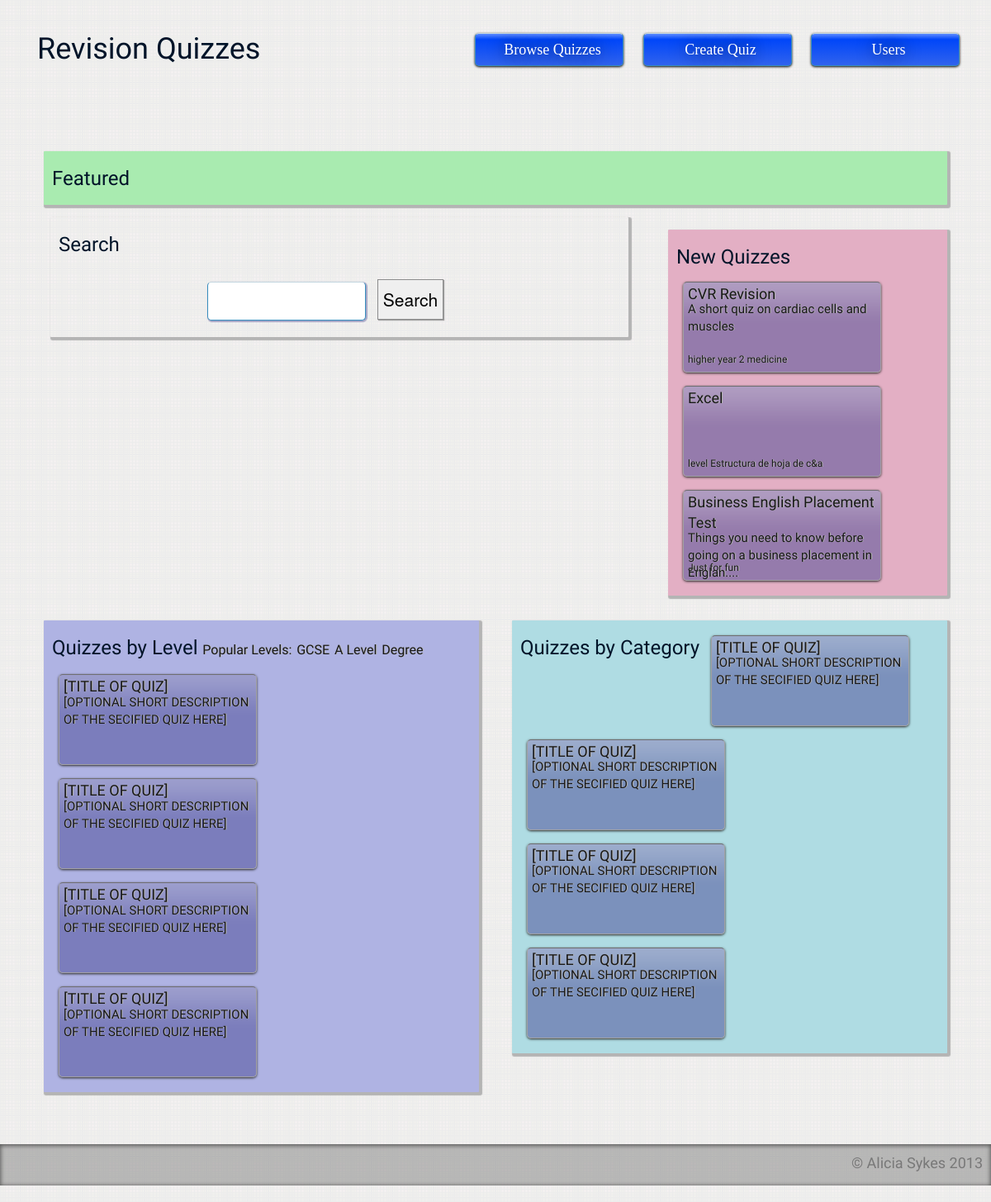
The app's page /index2.php with its own data.
### tables this page shows
CREATE TABLE IF NOT EXISTS `quizzes` (
  `ID` int(5) NOT NULL AUTO_INCREMENT COMMENT 'Unique ID of Quiz',
  `Name` varchar(10000) NOT NULL COMMENT 'Descriptive Text',
  `Description` varchar(200) NOT NULL,
  `Level` varchar(25) NOT NULL,
  `Subject` varchar(25) NOT NULL,
  `takes` int(5) NOT NULL DEFAULT '0' COMMENT 'The number of times a quiz has be taken',
  `creator` varchar(100) NOT NULL,
  `tarTime` int(11) NOT NULL,
  `timeLimit` time NOT NULL,
  `passMark` int(3) NOT NULL,
  `jumpOrder` varchar(5) NOT NULL DEFAULT 'false',
  `privacy` varchar(7) NOT NULL DEFAULT 'public',
  PRIMARY KEY (`ID`)
);

### php/Quiz.class.php (called while the page is built, shortened)
<?php
class Quiz {
    private $id;
    private $name;
    private $description;
    private $level;
    private $subject;
    public function setId($id){
        $this->id = $id;
    }
    public function getId(){
        return $this->id;
    }
    public function setLevel($level){
        $this->level = $level;
    }
    public function getLevel(){
        return $this->level;
    }
    public function setName($name){
        $this->name = $name;
    }
    public function getName(){
        return $this->name;
    }
    public function setSubject($subject){
        $this->subject = $subject;
    }
    public function getSubject(){
        return $this->subject;
    }
    public function setDescription($description)
    {
        $this->description = $description;
    }
    public function getDescription()
    {
        return $this->description;
    }
}

### php/Db.class.php (called while the page is built, shortened)
<?php
class Db {
    function query($query){
        $result = mysql_query($query);
        $returnResult = array();
        while( $row = mysql_fetch_assoc( $result)){
            $returnResult[] = $row;
        }
        return $returnResult;
    }
}

### php/Fetch.class.php (called while the page is built, shortened)
<?php
class Fetch {
    private $db;
    function __construct( ){
        $this->db = new Db();
        $this->db->connect();
    }
    function fetchRecentQuizzes($limit=20){
        $data = $this->db->query("SELECT * FROM  quizzes ORDER BY ID DESC LIMIT $limit");
        $result = $this->makeQuizObjectsArr($data);
        return $result;
    }
    function makeQuizObjectsArr($data){
        include_once $_SERVER['DOCUMENT_ROOT']."/php/Quiz.class.php";
        $numQuizzes = count($data);
        $results = array();
        for($i=0; $i<$numQuizzes; $i++){
            $results[$i] = new Quiz();
            $results[$i]->setId($data[$i]['ID']);
            $results[$i]->setName($data[$i]['Name']!=null ?  $data[$i]['Name'] : 'Untitled');
            $results[$i]->setDescription($data[$i]['Description']);;
            $results[$i]->setLevel($data[$i]['Level']);
            $results[$i]->setSubject($data[$i]['Subject']);
            $results[$i]->setSubCategory($data[$i]['subCat']);
            $results[$i]->setTakes($data[$i]['takes']);
            $results[$i]->setCreator($data[$i]['creator']);
            $results[$i]->setTargetTime($data[$i]['tarTime']);
            $results[$i]->setTimeLimit($data[$i]['timeLimit']);
            $results[$i]->setPassMark($data[$i]['passMark']);
            $results[$i]->setPrivacy($data[$i]['privacy']);
            $results[$i]->setQuestions($this->makeQuestionObjectsArr($data[0]['ID']));
        }
        return $results;
    }
    function makeQuestionObjectsArr($quizId){
        $data = $this->db->query("SELECT * FROM questions WHERE quiz_ID = $quizId");
        $numQuestions = count($data);
        $results = array();
        for($i=0; $i<$numQuestions; $i++){
            $results[$i] = new Question();
            $results[$i]->setId($data[$i]['ID']);
            $results[$i]->setQn($data[$i]['QuestionNumber']);
            $results[$i]->setQuestion($data[$i]['Question']);
            $results[$i]->setType($data[$i]['Type']);
            $results[$i]->setNotes($data[$i]['Notes']);
            $results[$i]->setImage($data[$i]['Image']);
            $results[$i]->setExp($data[$i]['Explanation']);
            $results[$i]->setAnswers($this->makeAnswerObjectArr($data[$i]['ID']));
        }
        return $results;
    }
    function makeAnswerObjectArr($questionId){
        $data = $this->db->query("SELECT * FROM answers WHERE question_ID = $questionId");
        $numAnswers = count($data);
        $results = array();
        for($i=0; $i<$numAnswers; $i++){
            $results[$i] = new Answer();
            $results[$i]->setId($data[$i]['ID']);
            $results[$i]->setNumCor($data[$i]['NumCorr']);
            $results[$i]->setAnswer($data[$i]['Answer']);
            $results[$i]->setCorrect($data[$i]['CorrectAnswer']);
            $results[$i]->setShortAnswer($data[$i]['shortAnswer']);
            $results[$i]->setRightWords($data[$i]['rightWords']);
            $results[$i]->setWrongWords($data[$i]['wrongWords']);
        }
        return $results;
    }
}

### index2.php (the view, shortened to what this page needs)
<?php
include_once $_SERVER['DOCUMENT_ROOT']."/php/Db.class.php";
$db = new Db();
$db->connect();
include_once $_SERVER['DOCUMENT_ROOT']."/php/Fetch.class.php";
$fq = new Fetch();
$recentQuizzes = $fq->fetchRecentQuizzes(3);
?>
<!DOCTYPE html>
<html>
<head>
    <link href="css/bootstrap.min.css" rel="stylesheet">
    <link href="css/styles.css" rel="stylesheet">
</head>
<body>
<nav class="navbar navbar-default top-navbar" role="navigation">
    <div class="navbar-logo">
        <h1>Revision Quizzes</h1>
    </div>
    <div class="navbar-items">
        <ul>
            <li>
                <a href="#">
                    <div class="navbar-entry">
                        <p class="navbar-txt">Browse Quizzes</p>
                    </div>
                </a>
            </li>
            <li>
                <a href="#">
                    <div class="navbar-entry">
                        <p class="navbar-txt">Create Quiz</p>
                    </div>
                </a>
            </li>
            <li>
                <a href="#">
                    <div class="navbar-entry">
                        <p class="navbar-txt">Users</p>
                    </div>
                </a>
            </li>
        </ul>
    </div>
</nav>
<div class="main-content jumbotron">
    <div class="row">
        <div class="col-md-12">
            <div class="featured-wrap sec">
                <h3>Featured</h3>
            </div>
        </div>
    </div>
    <div class="row">
        <div class="col-md-8">
            <div class="search-wrap sec ">
                <h3>Search</h3>
                <div class="src-container">
                    <form action="search.php" method="get">
                        <input type="text" name="txtSearch" class="src-box"/>
                        <button type="submit" class="src-button">Search</button>
                    </form>
                </div>
            </div>
        </div>
        <div class="col-md-4">
            <div class="latest-wrap sec">
                <h3>New Quizzes</h3>
                <div class="qt-container">
                    <?php foreach ($recentQuizzes as &$quiz) { ?>
                        <a href="<?php echo "start-quiz.php?id=".$quiz->getId()?>">
                            <div class="qt-tile" title="<?php echo $quiz->getName()."\r\n".$quiz->getDescription(); ?>">
                                <p class="qt-title"><?php echo substr($quiz->getName(),0,60);
                                    echo (strlen($quiz->getName()) >60?"....":""); ?></p>
                                <p class="qt-description"><?php echo substr($quiz->getDescription(),0,70);
                                    echo (strlen($quiz->getDescription()) >70?"....":"");?></p>
                                <div class="qt-firstDetails">
                                    <p class="qt-level-subject"><?php echo $quiz->getLevel()." ".$quiz->getSubject(); ?></p>
                                </div>
                            </div>
                        </a>
                    <?php } ?>
                </div>
            </div>
        </div>
    </div>
    <div class="row">
        <div class="col-md-6">
            <div class="bylevel-wrap sec">
                <h3 clas="byLevelTitle">Quizzes by Level</h3>
                <p class="bylevelOpp">Popular Levels:</p>
                <p class="bylevelOpp">GCSE</p>
                <p class="bylevelOpp">A Level</p>
                <p class="bylevelOpp">Degree</p>
                <br />
                <a href="#">
                    <div class="qt-tile">
                        <p class="qt-title">[TITLE OF QUIZ]</p>
                        <p class="qt-description">[OPTIONAL SHORT DESCRIPTION OF THE SECIFIED QUIZ HERE]</p>
                    </div>
                </a>
                <a href="#">
                    <div class="qt-tile">
                        <p class="qt-title">[TITLE OF QUIZ]</p>
                        <p class="qt-description">[OPTIONAL SHORT DESCRIPTION OF THE SECIFIED QUIZ HERE]</p>
                    </div>
                </a>
                <a href="#">
                    <div class="qt-tile">
                        <p class="qt-title">[TITLE OF QUIZ]</p>
                        <p class="qt-description">[OPTIONAL SHORT DESCRIPTION OF THE SECIFIED QUIZ HERE]</p>
                    </div>
                </a>
                <a href="#">
                    <div class="qt-tile">
                        <p class="qt-title">[TITLE OF QUIZ]</p>
                        <p class="qt-description">[OPTIONAL SHORT DESCRIPTION OF THE SECIFIED QUIZ HERE]</p>
                    </div>
                </a>
            </div>
        </div>
        <div class="col-md-6">
            <div class="bycat-wrap sec">
                <h3>Quizzes by Category</h3>
                <a href="#">
                    <div class="qt-tile">
                        <p class="qt-title">[TITLE OF QUIZ]</p>
                        <p class="qt-description">[OPTIONAL SHORT DESCRIPTION OF THE SECIFIED QUIZ HERE]</p>
                    </div>
                </a>
                <a href="#">
                    <div class="qt-tile">
                        <p class="qt-title">[TITLE OF QUIZ]</p>
                        <p class="qt-description">[OPTIONAL SHORT DESCRIPTION OF THE SECIFIED QUIZ HERE]</p>
                    </div>
                </a>
                <a href="#">
                    <div class="qt-tile">
                        <p class="qt-title">[TITLE OF QUIZ]</p>
                        <p class="qt-description">[OPTIONAL SHORT DESCRIPTION OF THE SECIFIED QUIZ HERE]</p>
                    </div>
                </a>
                <a href="#">
                    <div class="qt-tile">
                        <p class="qt-title">[TITLE OF QUIZ]</p>
                        <p class="qt-description">[OPTIONAL SHORT DESCRIPTION OF THE SECIFIED QUIZ HERE]</p>
                    </div>
                </a>
            </div>
        </div>
    </div>
</div>
<footer>
    <div class="footer-wrapper navbar navbar-default navbar-static-bottom">
        <p>&#169; <a href="http://aliciasykes.com">Alicia Sykes</a> 2013</p>
    </div>
</footer>
</body>
</html>

### records on screen
quizzes: Name "CVR Revision", Description "A short quiz on cardiac cells and muscles", Level "higher", Subject "year 2 medicine"
quizzes: Name "Excel", Level "level", Subject "Estructura de hoja de c&a"
quizzes: Name "Business English Placement Test", Description "Things you need to know before going on a business placement in Englan", Subject "Just for fun"
